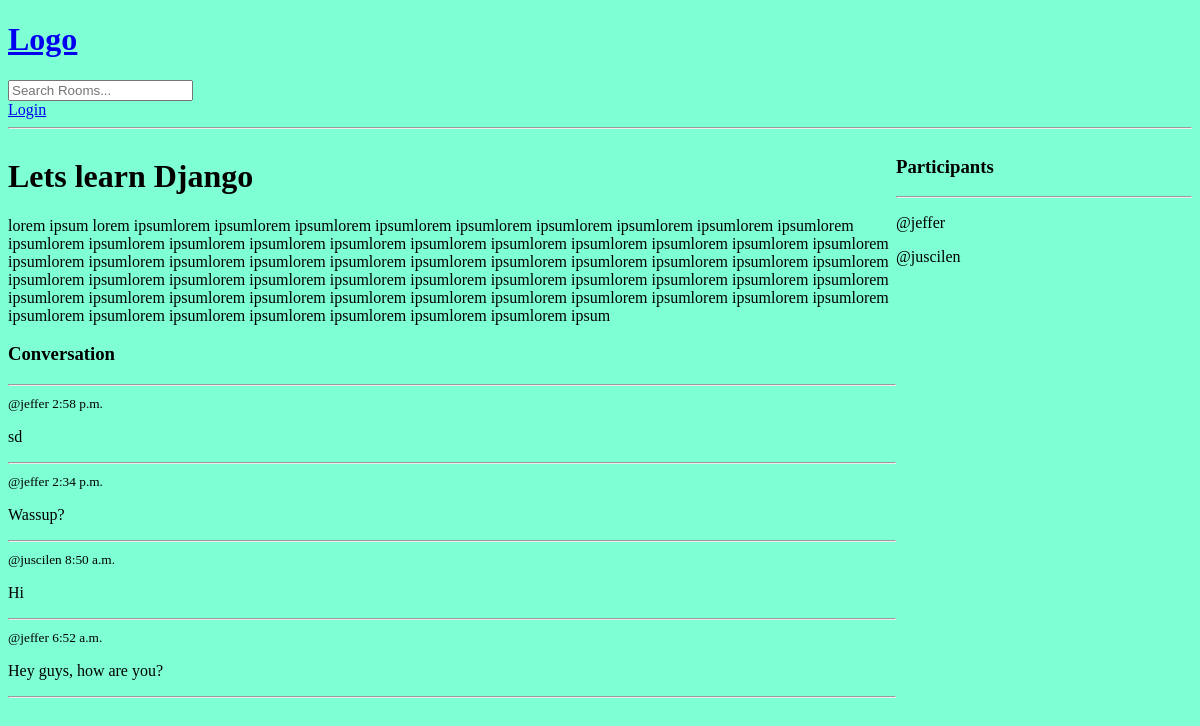
The page /room/1/ on the database as committed earlier.
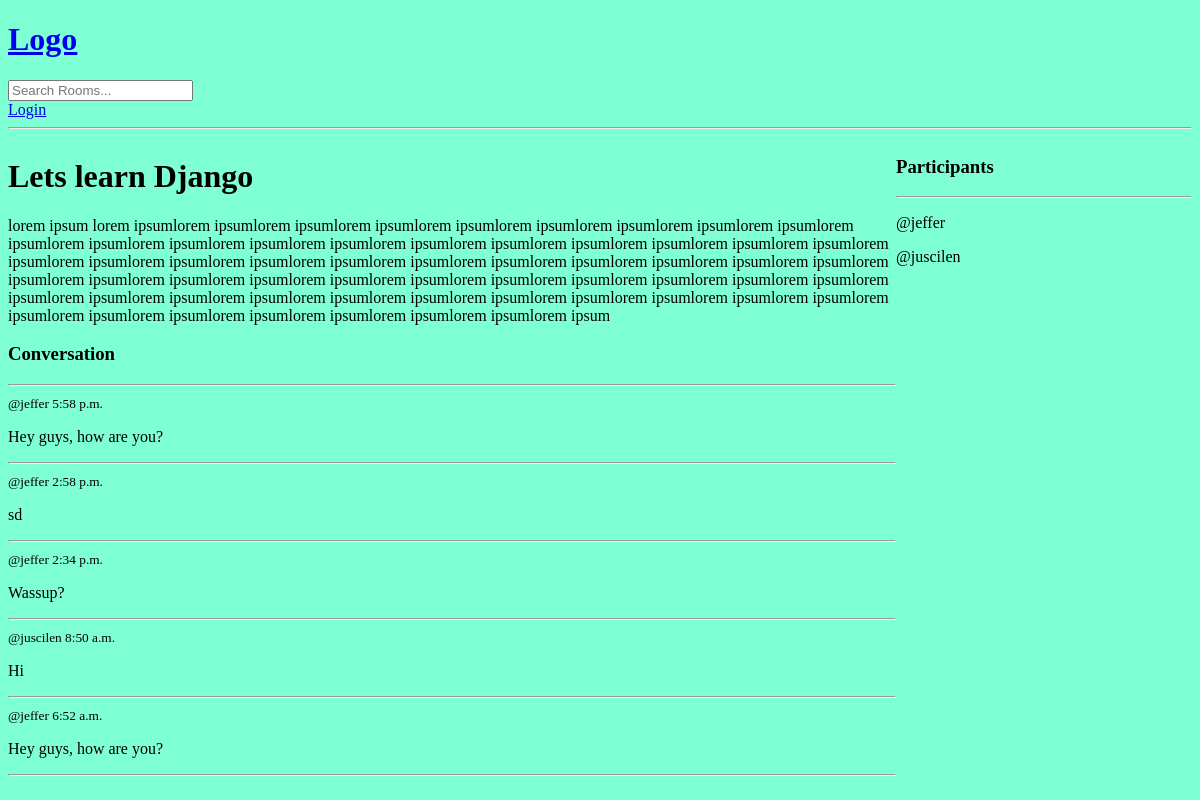
The same page on the database as committed later.
### base/models.py (models this page shows, shortened)
class Message(models.Model):
    user = models.ForeignKey(User, on_delete=models.CASCADE)
    room = models.ForeignKey(Room, on_delete=models.CASCADE)
    body = models.TextField()
    updated = models.DateTimeField(auto_now=True)
    created = models.TimeField(auto_now_add=True)
    class Meta:
        ordering = ("-updated", "-created")

### base/views.py (the view, shortened to what this page needs)
# urls.py: path("room/<str:pk>/", views.room, name="room"),
def room(request, pk):
    room = Room.objects.get(id=pk)
    room_messages = room.message_set.all().order_by("-created")
    participants = room.participants.all()
    context = {"room": room, "room_messages": room_messages, "participants": participants}
    return render(request, "base/room.html", context)

### base/templates/base/room.html (shortened to what this page needs)
{% extends "main.html" %}
{% block content %}
<div class="room-container">
    <div>
        <h1>{{ room.name }}</h1>
        <p>{{ room.description }}</p>
        <div class="comment-wrapper">
            <h3>Conversation</h3>
            <hr>
            {% for message in room_messages %}
                <div>
                    <small>@{{ message.user }}   {{ message.created|time }}</small>
                    <p>{{ message.body }}</p>
                    <hr>
                </div>
            {% endfor %}
        </div>
    </div>
    <div>
        <h3>Participants</h3>
        <hr>
        {% for user in participants %}
            <div>
                <p>@{{ user.username }}</p>
            </div>
        {% endfor %}
    </div>
</div>
{% endblock content %}

Rows that differ between the two databases and show on the page:
added Message: user "jeffer", created "5:58 p.m.", body "Hey guys, how are you?"
